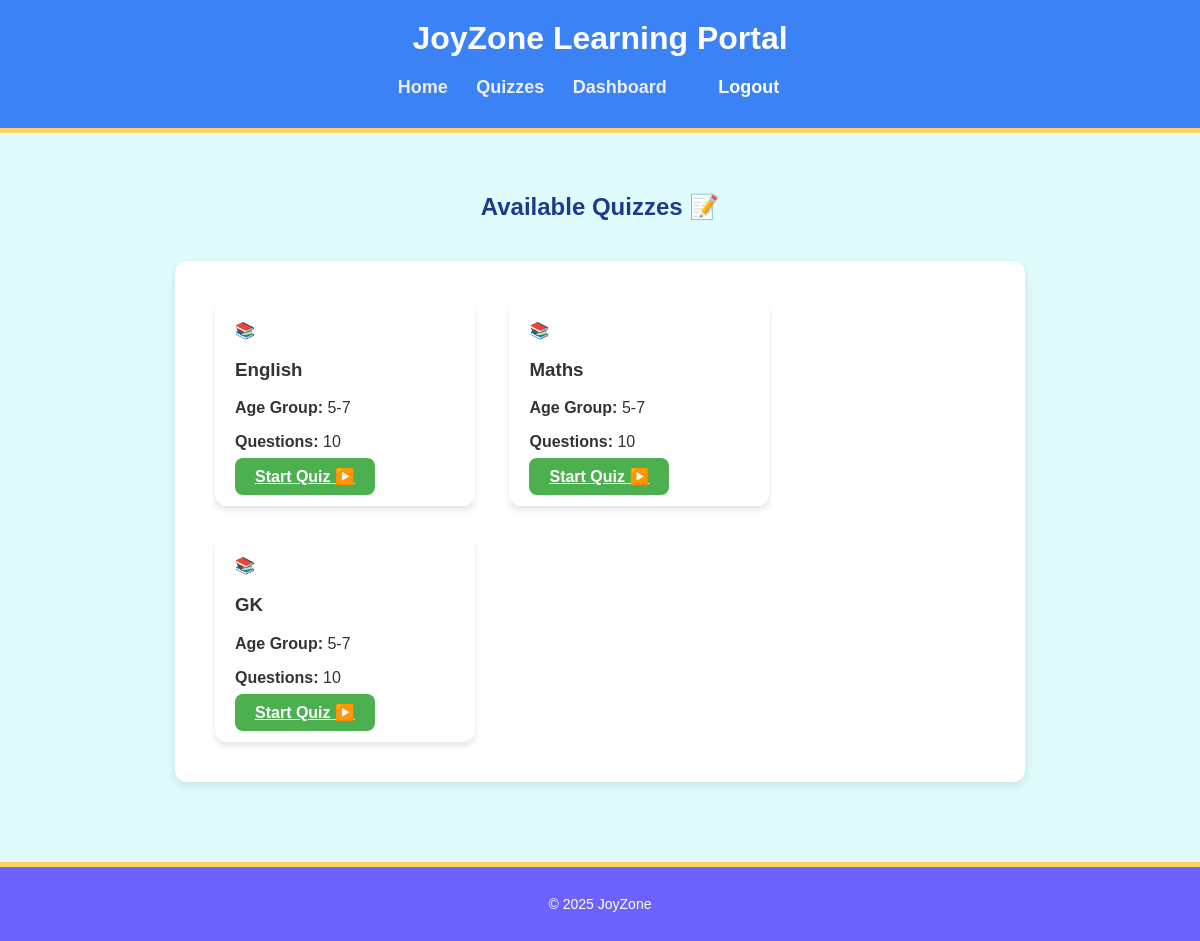
Page /quizzes/ (signed in) on the committed database.
### quizzes/models.py (models this page shows, shortened)
class Quiz(models.Model):
    SUBJECT_CHOICES = [
        ("Maths", "Maths"),
        ("GK", "General Knowledge"),
        ("English", "English"),
    ]
    AGE_GROUP_CHOICES = [
        ("5-7", "5–7 Years"),
        ("8-10", "8–10 Years"),
        ("11-12", "11–12 Years"),
    ]
    title = models.CharField(max_length=200)
    description = models.TextField(blank=True, null=True)
    subject = models.CharField(max_length=50, choices=SUBJECT_CHOICES)
    age_group = models.CharField(max_length=20, choices=AGE_GROUP_CHOICES)
    difficulty = models.CharField(
        max_length=20,
        choices=[("Easy", "Easy"), ("Medium", "Medium"), ("Hard", "Hard")],
        default="Easy"
    )
    is_published = models.BooleanField(default=True)
    created_at = models.DateTimeField(auto_now_add=True)

### quizzes/views.py (the view)
# urls.py: path("", views.quiz_list, name="quiz_list"),
@login_required
def quiz_list(request):
    user = request.user
    if not user.is_superuser:
        if hasattr(user, "age_group"):  # ensure CustomUser has this field
            quizzes = Quiz.objects.filter(age_group=user.age_group, is_published=True)
        else:
            quizzes = Quiz.objects.none()
    else:
        return redirect("/admin/")
    return render(request, "quizzes/quiz_list.html", {"quizzes": quizzes})

### templates/quizzes/quiz_list.html
{% extends "base.html" %}
{% load static %}
{% block content %}
  <h2>Available Quizzes 📝</h2>
  {% if quizzes %}
    <div class="quiz-container">
      {% for quiz in quizzes %}
        <div class="card quiz-card">
          <div class="quiz-icon">📚</div>
          <h3>{{ quiz.title }}</h3>
          <p><strong>Age Group:</strong> {{ quiz.age_group }}</p>
          <p><strong>Questions:</strong> {{ quiz.question_set.count }}</p>
          <a href="{% url 'take_quiz' quiz.id %}" class="btn-start">Start Quiz ▶️</a>
        </div>
      {% endfor %}
    </div>
  {% else %}
    <p>No quizzes available right now. 🎉</p>
  {% endif %}
{% endblock %}

### static/style.css (style rules this page uses)
body { font-family: "Comic Sans MS", cursive, sans-serif; margin: 0; padding: 0; background-color: #fef9f6; color: #333; }
main h1, main h2 { color: #1e3a8a; }
.btn-start, .submit-btn { background: #4CAF50; color: white; font-weight: bold; border-radius: 8px; padding: 10px 20px; transition: background 0.3s ease; }
.card { background: white; padding: 20px; margin: 15px; border-radius: 12px; display: inline-block; width: 220px; box-shadow: 0px 4px 6px rgba(0,0,0,0.1); cursor: pointer; transition: transform 0.2s, box-shadow 0.2s; }
.quiz-container { max-width: 800px; margin: 40px auto; text-align: left; background: #fff; padding: 25px; border-radius: 12px; box-shadow: 0 4px 10px rgba(0,0,0,0.1); }

### rows in the picture
Quiz: title "English", age_group "5-7", question_set.count "10"
Quiz: title "Maths", age_group "5-7", question_set.count "10"
Quiz: title "GK", age_group "5-7", question_set.count "10"
